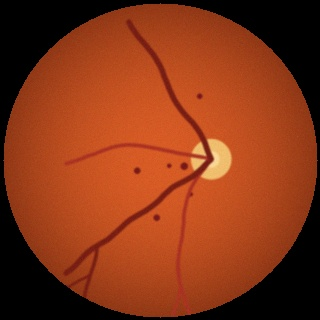
#> input picture high_risk_0003.jpg, 320 x 320 px, found by its file name
$ python run_tests.py   (older library calls are emulated)
#> lines starting #> are read from the running program, lines starting #| are printed output that depends on the picture; after the words box and inside, x2 and y2 are one past the last pixel; in counts of white or black regions, pixels touching at a corner belong together
### config.py
"""Global configuration for Heart Attack Risk Prediction using Retinal Images."""
import os

BASE_DIR = os.path.dirname(os.path.abspath(__file__))
DATA_DIR = os.path.join(BASE_DIR, "data", "retina")
MODEL_DIR = os.path.join(BASE_DIR, "models")
OUTPUT_DIR = os.path.join(BASE_DIR, "outputs")
DB_PATH = os.path.join(BASE_DIR, "heart_risk.db")
FEATURE_CSV = os.path.join(OUTPUT_DIR, "features.csv")
MODEL_PATH = os.path.join(MODEL_DIR, "best_model.joblib")

CLASS_NAMES = ["low_risk", "high_risk"]   # label 0 = low risk, label 1 = high risk
IMG_SIZE = 320                            # every fundus image is resized to 320 x 320
RANDOM_STATE = 42
TEST_SIZE = 0.20

RISK_LOW = 0.35    # probability below this -> LOW risk
RISK_HIGH = 0.65   # probability above this -> HIGH risk (in between -> MODERATE)

for _d in (DATA_DIR, MODEL_DIR, OUTPUT_DIR):
    os.makedirs(_d, exist_ok=True)

### preprocess.py
"""Image pre-processing and retinal blood-vessel segmentation."""
import warnings
import cv2
import numpy as np
from skimage.filters import frangi
from skimage.morphology import remove_small_objects, skeletonize
from config import IMG_SIZE

warnings.filterwarnings("ignore", category=FutureWarning)


def load_image(path, size=IMG_SIZE):
    """Read a fundus image (BGR) and resize it to size x size."""
    img = cv2.imread(path)
    if img is None:
        raise FileNotFoundError(f"Cannot read image: {path}")
    return cv2.resize(img, (size, size), interpolation=cv2.INTER_AREA)


def get_mask(img, erode=8):
    """Binary mask of the circular retina area (black corners removed)."""
    gray = cv2.cvtColor(img, cv2.COLOR_BGR2GRAY)
    mask = (gray > 15).astype(np.uint8)
    mask = cv2.morphologyEx(mask, cv2.MORPH_CLOSE, np.ones((5, 5), np.uint8))
    k = cv2.getStructuringElement(cv2.MORPH_ELLIPSE, (2 * erode + 1, 2 * erode + 1))
    return cv2.erode(mask, k).astype(bool)


def enhance(img, mask):
    """Green channel + CLAHE contrast enhancement + light smoothing."""
    green = img[:, :, 1]
    clahe = cv2.createCLAHE(clipLimit=2.0, tileGridSize=(8, 8))
    g = clahe.apply(green)
    g = cv2.GaussianBlur(g, (3, 3), 0)
    g[~mask] = int(g[mask].mean())          # avoid strong edge at the border
    return g


def find_optic_disc(green, mask):
    """Optic disc = brightest smooth region of the retina; returns (row, col)."""
    blur = cv2.GaussianBlur(green, (31, 31), 0)
    blur[~mask] = 0
    return np.unravel_index(np.argmax(blur), blur.shape)


def segment_vessels(green_enh, mask, rel_thresh=0.10, disc_radius=26):
    """Frangi vesselness filter -> threshold -> clean -> skeleton."""
    resp = frangi(green_enh.astype(float) / 255.0, sigmas=(1.0, 1.5, 2.0, 2.5),
                  black_ridges=True)
    resp[~mask] = 0
    dy, dx = find_optic_disc(green_enh, mask)           # ignore the disc border
    yy, xx = np.ogrid[:resp.shape[0], :resp.shape[1]]
    resp[(yy - dy) ** 2 + (xx - dx) ** 2 < disc_radius ** 2] = 0
    ref = np.percentile(resp[mask], 99.5) + 1e-9
    binary = (resp / ref) > rel_thresh
    binary = remove_small_objects(binary, min_size=30)
    skeleton = skeletonize(binary)
    return binary, skeleton


def run_pipeline(path):
    """Full pre-processing chain; returns every intermediate result."""
    img = load_image(path)
    mask = get_mask(img)
    green = enhance(img, mask)
    vessels, skeleton = segment_vessels(green, mask)
    return {"image": img, "mask": mask, "green": green,
            "vessels": vessels, "skeleton": skeleton}

### features.py
"""Feature extraction : turns a segmented retinal image into a numeric vector."""
import numpy as np
import cv2
from scipy import ndimage as ndi
from skimage.feature import graycomatrix, graycoprops
from skimage.measure import label, regionprops, shannon_entropy
from preprocess import run_pipeline, find_optic_disc

FEATURE_NAMES = [
    "vessel_density", "skeleton_density", "mean_width", "std_width",
    "width_p25", "width_p75", "width_ratio", "tortuosity_mean", "tortuosity_p90",
    "branch_density", "end_density", "fractal_dim", "red_lesions", "bright_lesions",
    "mean_red", "mean_green", "mean_blue", "std_green", "red_green_ratio",
    "entropy", "glcm_contrast", "glcm_homogeneity", "glcm_energy", "glcm_correlation",
]

_K8 = np.ones((3, 3), int)
_K8[1, 1] = 0
_OFFS = [(0, 1), (1, 0), (0, -1), (-1, 0), (1, 1), (1, -1), (-1, 1), (-1, -1)]


def neighbour_count(skel):
    return ndi.convolve(skel.astype(int), _K8, mode="constant") * skel


def box_counting_dimension(binary):
    """Fractal dimension of the vessel pattern (box-counting method)."""
    S = min(binary.shape)
    b = binary[:S, :S]
    sizes = np.array([2, 4, 8, 16, 32, 64])
    counts = []
    for s in sizes:
        n = S // s
        view = b[:n * s, :n * s].reshape(n, s, n, s)
        counts.append(max(1, int(view.any(axis=(1, 3)).sum())))
    slope = np.polyfit(np.log(1.0 / sizes), np.log(counts), 1)[0]
    return float(slope)


def _trace_length(coords, start):
    """Walk along a skeleton segment and return (path length, chord length)."""
    cs = set(coords)
    path, seen, cur = [start], {start}, start
    while True:
        nxt = None
        for dy, dx in _OFFS:
            q = (cur[0] + dy, cur[1] + dx)
            if q in cs and q not in seen:
                nxt = q
                break
        if nxt is None:
            break
        path.append(nxt)
        seen.add(nxt)
        cur = nxt
    arc = sum(np.hypot(path[i + 1][0] - path[i][0], path[i + 1][1] - path[i][1])
              for i in range(len(path) - 1))
    chord = np.hypot(path[-1][0] - path[0][0], path[-1][1] - path[0][1])
    return arc, chord


def tortuosity(skel):
    """Mean and 90th-percentile of (arc length / chord length) of vessel segments."""
    nb = neighbour_count(skel)
    branch = ndi.binary_dilation(skel & (nb >= 3), structure=np.ones((3, 3)))
    segs = skel & ~branch
    lab, n = ndi.label(segs, structure=np.ones((3, 3)))
    vals = []
    for i, sl in enumerate(ndi.find_objects(lab), start=1):
        sub = lab[sl] == i
        if sub.sum() < 12:
            continue
        snb = neighbour_count(sub)
        ends = np.argwhere(sub & (snb == 1))
        if len(ends) < 1:
            continue
        coords = [tuple(c) for c in np.argwhere(sub)]
        arc, chord = _trace_length(coords, tuple(ends[0]))
        if chord > 5:
            vals.append(min(arc / chord, 3.0))
    if not vals:
        return 1.0, 1.0
    return float(np.mean(vals)), float(np.percentile(vals, 90))


def count_blobs(binary, min_area, max_area, max_ecc=0.85):
    """Count compact (round) blobs; long thin shapes (vessel pieces) are ignored."""
    lab = label(binary)
    return sum(1 for r in regionprops(lab)
               if min_area <= r.area <= max_area and r.eccentricity < max_ecc)


def lesion_counts(green, mask, vessels):
    """Red lesions (haemorrhages) and bright lesions (exudates)."""
    se = cv2.getStructuringElement(cv2.MORPH_ELLIPSE, (11, 11))
    dark = cv2.morphologyEx(green, cv2.MORPH_BLACKHAT, se)
    vessel_zone = cv2.dilate(vessels.astype(np.uint8), np.ones((7, 7), np.uint8)).astype(bool)
    red = (dark > 25) & mask & ~vessel_zone
    bright = cv2.morphologyEx(green, cv2.MORPH_TOPHAT, se)
    dy, dx = find_optic_disc(green, mask)
    yy, xx = np.ogrid[:green.shape[0], :green.shape[1]]
    away = (yy - dy) ** 2 + (xx - dx) ** 2 > 40 ** 2
    bri = (bright > 35) & mask & away & ~vessel_zone
    return count_blobs(red, 8, 250), count_blobs(bri, 3, 250)


def extract_features_from_result(res):
    img, mask, green = res["image"], res["mask"], res["green"]
    vessels, skel = res["vessels"], res["skeleton"]
    area = float(mask.sum())
    dist = ndi.distance_transform_edt(vessels)
    widths = 2.0 * dist[skel] if skel.any() else np.array([0.0])
    nb = neighbour_count(skel)
    skel_len = max(float(skel.sum()), 1.0)
    tort_mean, tort_p90 = tortuosity(skel)
    red_n, bright_n = lesion_counts(green, mask, vessels)
    p25, p75 = np.percentile(widths, 25), np.percentile(widths, 75)

    gq = (green // 8).astype(np.uint8)                  # 32 grey levels
    glcm = graycomatrix(gq, distances=[1, 3], angles=[0], levels=32,
                        symmetric=True, normed=True)
    b, g, r = [img[:, :, c][mask].astype(float) for c in range(3)]

    feats = [
        vessels.sum() / area, skel_len / area, widths.mean(), widths.std(),
        p25, p75, p25 / (p75 + 1e-9),
        tort_mean, tort_p90,
        (skel & (nb >= 3)).sum() / skel_len, (skel & (nb == 1)).sum() / skel_len,
        box_counting_dimension(vessels), red_n, bright_n,
        r.mean(), g.mean(), b.mean(), g.std(), r.mean() / (g.mean() + 1e-9),
        shannon_entropy(green[mask]),
        graycoprops(glcm, "contrast").mean(), graycoprops(glcm, "homogeneity").mean(),
        graycoprops(glcm, "energy").mean(), graycoprops(glcm, "correlation").mean(),
    ]
    return np.array(feats, dtype=float)


def extract_features(path):
    """Image path -> feature vector (numpy array of len(FEATURE_NAMES))."""
    return extract_features_from_result(run_pipeline(path))

### predict.py
"""Predict heart-attack risk for one retinal image (command line)."""
import os
import argparse
import warnings
import numpy as np
import matplotlib
matplotlib.use("Agg")
import matplotlib.pyplot as plt
from joblib import load
from config import MODEL_PATH, OUTPUT_DIR, RISK_LOW, RISK_HIGH
from preprocess import run_pipeline
from features import extract_features_from_result
import database

warnings.filterwarnings("ignore")


def risk_category(prob):
    if prob < RISK_LOW:
        return "LOW RISK"
    if prob > RISK_HIGH:
        return "HIGH RISK"
    return "MODERATE RISK"


def predict_image(path, bundle=None):
    """Returns (probability of high risk, category, preprocessing results)."""
    bundle = bundle or load(MODEL_PATH)
    res = run_pipeline(path)
    feats = extract_features_from_result(res).reshape(1, -1)
    prob = float(bundle["model"].predict_proba(feats)[0, 1])
    return prob, risk_category(prob), res


# [44 lines left out: functions save_report, main, not called in this run]


# [2 lines that do not run on import are left out]


### database.py
"""SQLite database : stores patient details and prediction history."""
import sqlite3
from datetime import datetime
from config import DB_PATH


def get_connection():
    conn = sqlite3.connect(DB_PATH)
    conn.execute("PRAGMA foreign_keys = ON")
    return conn


def init_db():
    with get_connection() as conn:
        conn.executescript("""
        CREATE TABLE IF NOT EXISTS patients (
            patient_id  INTEGER PRIMARY KEY AUTOINCREMENT,
            name        TEXT    NOT NULL,
            age         INTEGER CHECK (age BETWEEN 1 AND 120),
            gender      TEXT,
            contact     TEXT,
            created_at  TEXT    NOT NULL
        );
        CREATE TABLE IF NOT EXISTS predictions (
            pred_id     INTEGER PRIMARY KEY AUTOINCREMENT,
            patient_id  INTEGER NOT NULL,
            image_path  TEXT    NOT NULL,
            risk_prob   REAL    NOT NULL,
            risk_label  TEXT    NOT NULL,
            model_name  TEXT,
            created_at  TEXT    NOT NULL,
            FOREIGN KEY (patient_id) REFERENCES patients (patient_id)
        );
        """)


def add_patient(name, age, gender, contact=""):
    with get_connection() as conn:
        cur = conn.execute(
            "INSERT INTO patients (name, age, gender, contact, created_at) VALUES (?,?,?,?,?)",
            (name, age, gender, contact, datetime.now().strftime("%Y-%m-%d %H:%M:%S")))
        return cur.lastrowid


def add_prediction(patient_id, image_path, prob, label, model_name="best_model"):
    with get_connection() as conn:
        cur = conn.execute(
            "INSERT INTO predictions (patient_id, image_path, risk_prob, risk_label, "
            "model_name, created_at) VALUES (?,?,?,?,?,?)",
            (patient_id, image_path, float(prob), label, model_name,
             datetime.now().strftime("%Y-%m-%d %H:%M:%S")))
        return cur.lastrowid


# [6 lines left out: function list_predictions, not called in this run]


# [3 lines that do not run on import are left out]

### run_tests.py
"""Simple test cases for the project (run:  python run_tests.py)."""
import os, sqlite3, tempfile, warnings
import numpy as np, cv2
warnings.filterwarnings("ignore")
from joblib import load
from config import MODEL_PATH, DATA_DIR, FEATURE_CSV
from preprocess import load_image, run_pipeline
from features import extract_features, FEATURE_NAMES
from predict import predict_image, risk_category
import database

results = []


def case(no, desc, fn):
    try:
        out = fn()
        results.append((no, desc, "PASS", out))
    except Exception as e:
        results.append((no, desc, "FAIL", repr(e)[:60]))


hi = os.path.join(DATA_DIR, "high_risk", "high_risk_0003.jpg")
lo = os.path.join(DATA_DIR, "low_risk", "low_risk_0005.jpg")


def t1():
    img = load_image(hi); assert img.shape == (320, 320, 3); return "shape (320, 320, 3)"


def t2():
    r = run_pipeline(hi)
    assert r["vessels"].sum() > 1000
    return f"{int(r['vessels'].sum())} vessel pixels"


def t3():
    f = extract_features(hi)
    assert len(f) == len(FEATURE_NAMES) and np.isfinite(f).all()
    return f"{len(f)} finite features"


def t4():
    p, l, _ = predict_image(hi); assert l == "HIGH RISK"; return f"{p*100:.1f}% -> {l}"


def t5():
    p, l, _ = predict_image(lo); assert l == "LOW RISK"; return f"{p*100:.1f}% -> {l}"


def t6():
    got = [risk_category(x) for x in (0.2, 0.5, 0.8)]
    assert got == ["LOW RISK", "MODERATE RISK", "HIGH RISK"]
    return "3 thresholds correct"


def t7():
    try:
        load_image("no_such_file.jpg")
    except FileNotFoundError:
        return "FileNotFoundError raised"
    raise AssertionError("no error")


def t8():
    tmp = os.path.join(tempfile.gettempdir(), "bad.jpg"); open(tmp, "w").write("not an image")
    try:
        load_image(tmp)
    except FileNotFoundError:
        return "invalid file rejected"
    raise AssertionError


def t9():
    gray = cv2.cvtColor(cv2.imread(hi), cv2.COLOR_BGR2GRAY)
    tmp = os.path.join(tempfile.gettempdir(), "gray.jpg"); cv2.imwrite(tmp, gray)
    p, l, _ = predict_image(tmp); return f"grayscale accepted, {l}"


def t10():
    database.init_db(); pid = database.add_patient("Test User", 40, "Female")
    rid = database.add_prediction(pid, hi, 0.5, "MODERATE RISK")
    assert rid > 0
    return f"record id {rid} saved"


def t11():
    try:
        database.add_patient("Bad Age", 200, "Male")
    except sqlite3.IntegrityError:
        return "age 200 rejected (CHECK)"
    raise AssertionError


def t12():
    try:
        database.add_prediction(99999, hi, 0.5, "LOW RISK")
    except sqlite3.IntegrityError:
        return "unknown patient rejected (FK)"
    raise AssertionError


for i, (d, f) in enumerate([
        ("Load and resize a valid fundus image", t1), ("Segment vessels from a valid image", t2),
        ("Extract the feature vector", t3), ("Predict a high-risk image", t4),
        ("Predict a low-risk image", t5), ("Risk category thresholds", t6),
        ("Image path does not exist", t7), ("File is not an image", t8),
        ("Grayscale image given as input", t9), ("Save patient + prediction in database", t10),
        ("Invalid age (200) inserted", t11), ("Prediction for unknown patient id", t12)], start=1):
    case(i, d, f)
#> this loop made 12 passes
#> out in case on pass 2: '3371 vessel pixels'
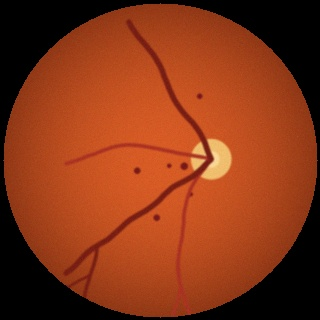
#> input picture high_risk_0003.jpg, 320 x 320 px, found by its file name
#> pass 2, in get_mask, `gray = cv2.cvtColor(img, cv2.COLOR_BGR2GRAY)`:
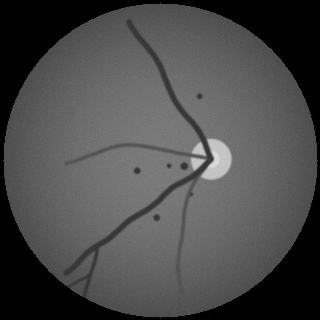
#> gray: shape (320, 320); min 0, max 221, mean 74.7
#> pass 2, in get_mask, `mask = (gray > 15).astype(np.uint8)`:
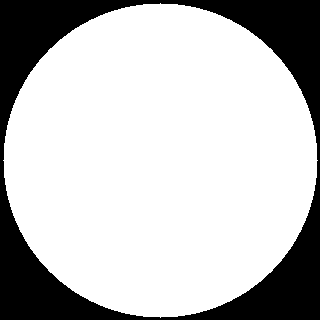
#> mask: shape (320, 320); values 0 (black) and 1 (white), 75.6% white; 1 black region, box (x1, y1, x2, y2) and area: (0, 0, 320, 320) 24999
#> pass 2, in run_pipeline, `mask = get_mask(img)`:
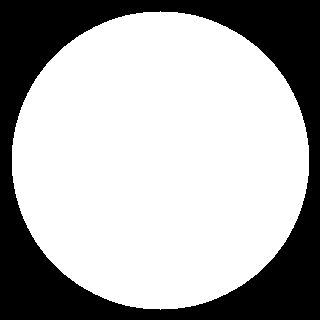
#> mask: shape (320, 320) bool; 68% white; 1 black region, box (x1, y1, x2, y2) and area: (0, 0, 320, 320) 32721
for r in results:
    print(f"TC{r[0]:02d} | {r[1]:42s} | {r[2]} | {r[3]}")
#> this loop made 12 passes
#> r on pass 8: (8, 'File is not an image', 'PASS', 'invalid file rejected')
#| TC01 | Load and resize a valid fundus image       | PASS | shape (320, 320, 3)
#| TC02 | Segment vessels from a valid image         | PASS | 3371 vessel pixels
#| TC03 | Extract the feature vector                 | PASS | 24 finite features
#| TC04 | Predict a high-risk image                  | FAIL | FileNotFoundError(2, 'No such file or directory')
#| TC05 | Predict a low-risk image                   | FAIL | FileNotFoundError(2, 'No such file or directory')
#| TC06 | Risk category thresholds                   | PASS | 3 thresholds correct
#| TC07 | Image path does not exist                  | PASS | FileNotFoundError raised
#| TC08 | File is not an image                       | PASS | invalid file rejected
#> (further printed lines are left out)
print("PASSED", sum(r[2] == "PASS" for r in results), "of", len(results))
#| PASSED 9 of 12
